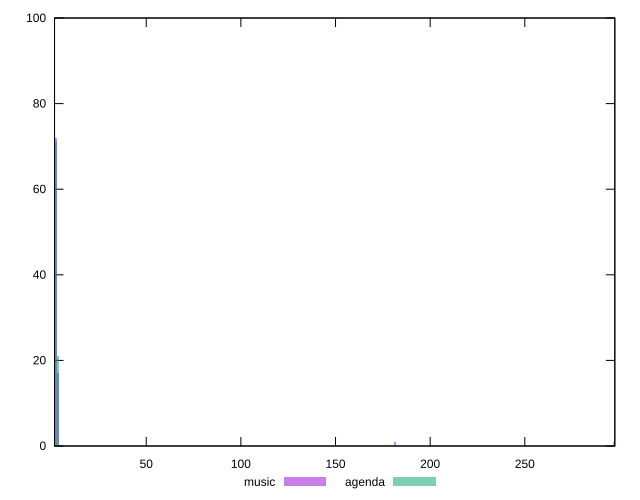

Source code (gnuplot):
reset

$music <<EOF
181.62006515596386 1
2.284529121458665 72
3.4267936821879976 17
1.1422645607293325 10
EOF

$agenda <<EOF
296.98878578962643 1
3.4267936821879976 21
2.284529121458665 71
1.1422645607293325 7
EOF

set key outside below
set boxwidth 1.1422645607293325
set xrange [1.553:297.554]
set yrange [0:100]
set trange [0:100]
set style fill transparent solid 0.5 noborder
set terminal svg size 640, 500 enhanced background rgb 'white'
set output "reports/report_00032_2021-02-25T10-28-15.087Z/server-response-time/comparison/histogram/0_vs_1.svg"

plot $music title "music" with boxes, \
     $agenda title "agenda" with boxes

reset
